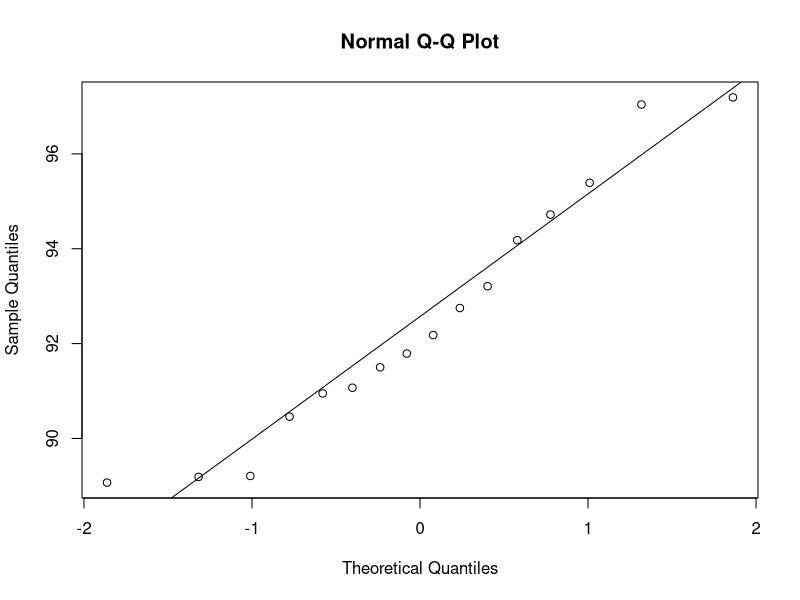
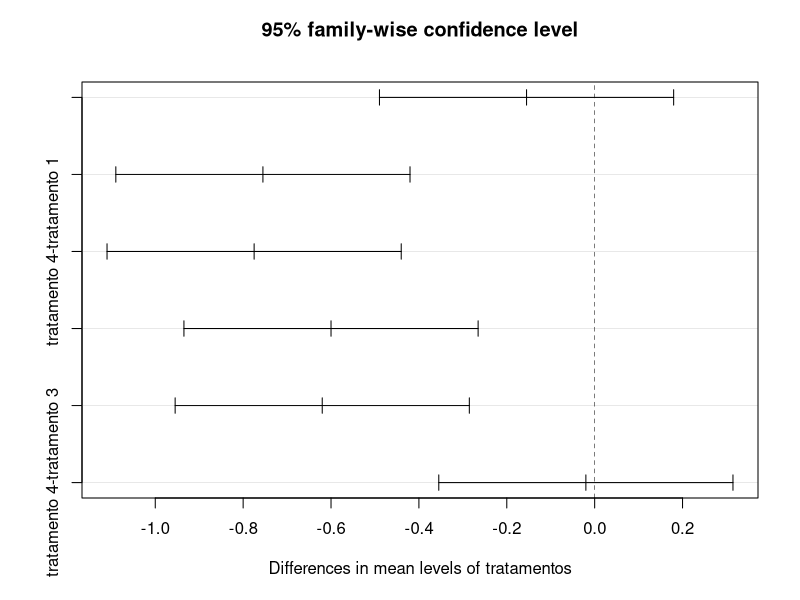
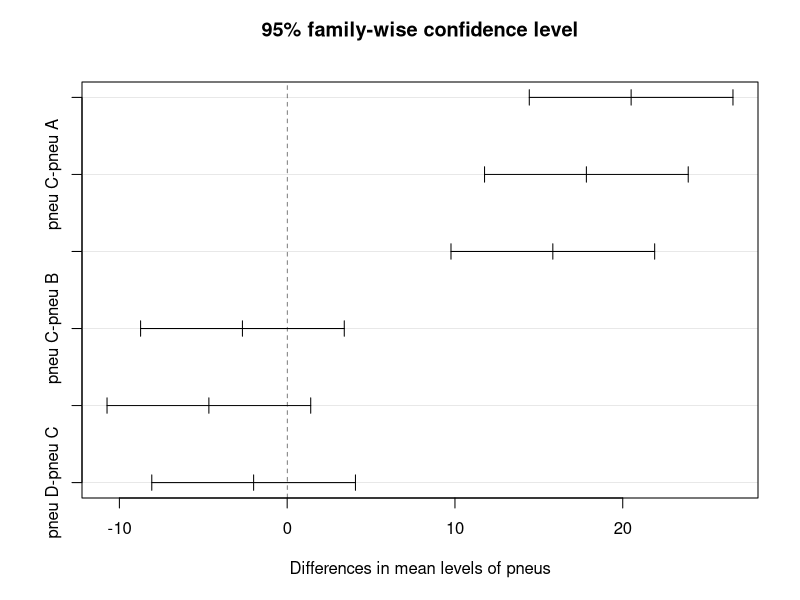
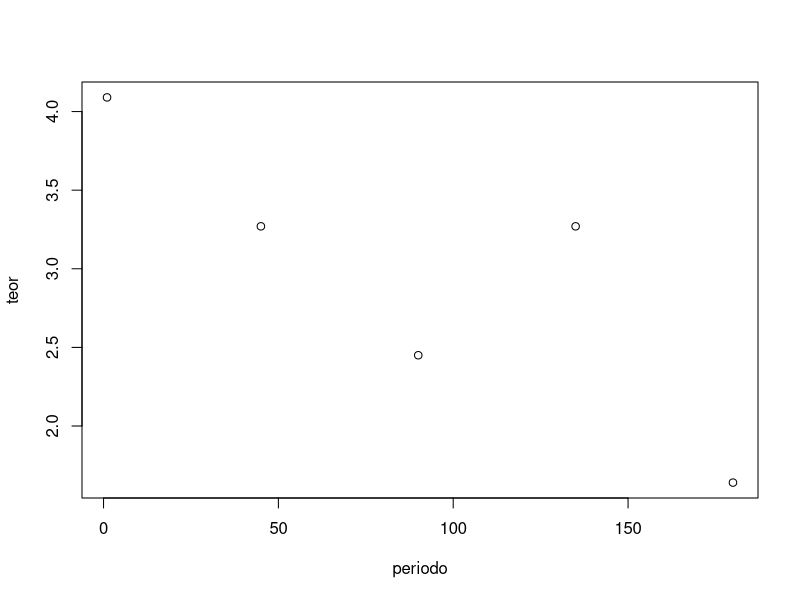
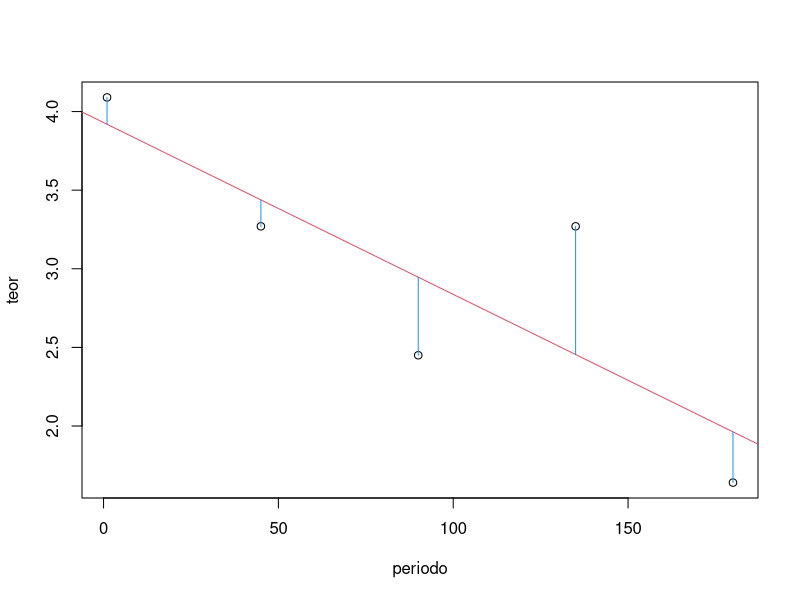
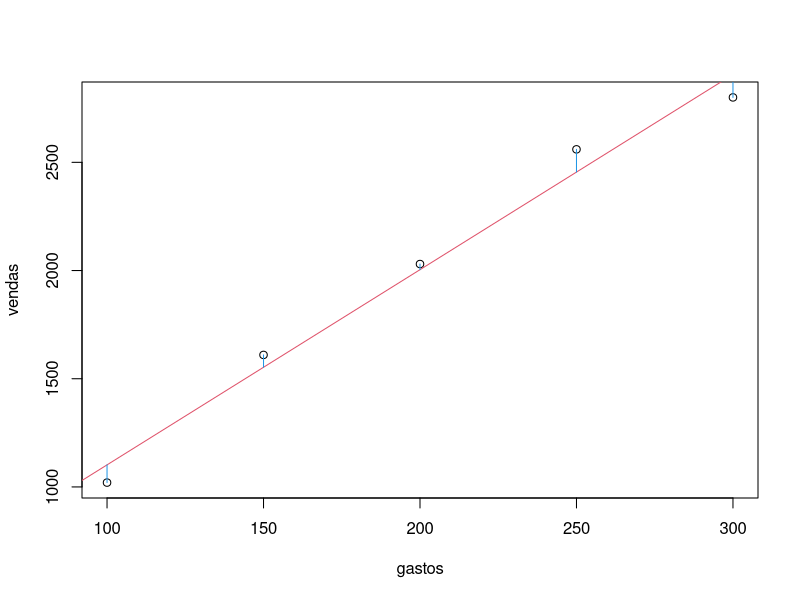
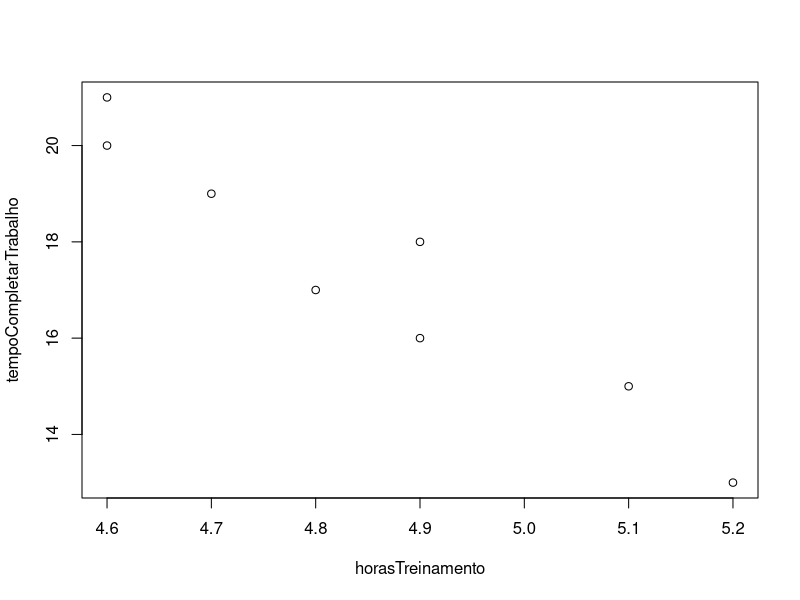
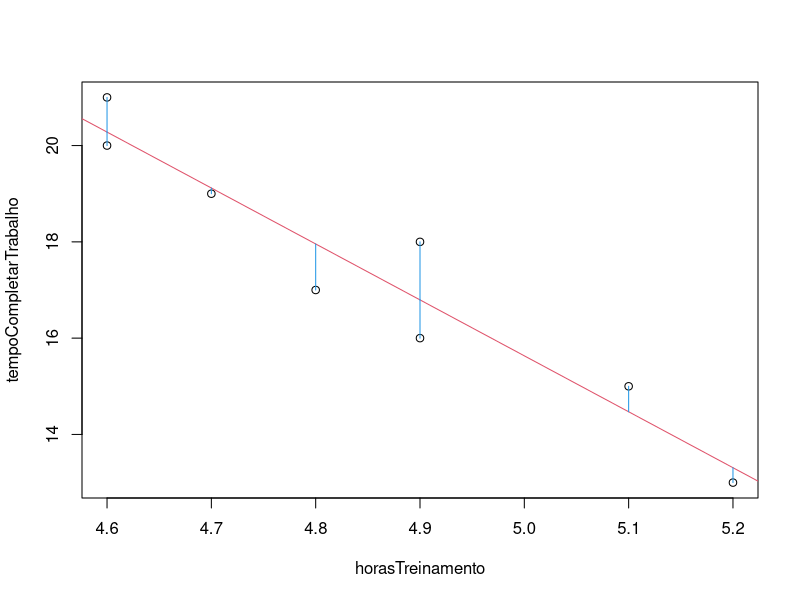

These figures' R source, in order:
# Modelo binomial

# 1) Qual é a probabilidade de se obter 3 caras em 5 lançamentos de uma moeda honesta?
x <- 3
n <- 5
p <- 0.5
dbinom(x, n, p)

# 2) Qual é a probabilidade de se obter menos que 3 caras em 5 lançamentos da mesma moeda?
n <- 5
p <- 0.5
dbinom(0, n, p) + dbinom(1, n, p) + dbinom(2, n, p)

# 3) Se a probabilidade de atingir um alvo num único disparo é 0,3, qual é a probabilidade de que em
# 4 disparos o alvo seja atingido no mínimo 3 vezes?
x <- 3
n <- 4
p <- 0.3
dbinom(x, n, p)


# Modelo Poisson

# 1) Um departamento de polícia recebe em média 5 solicitações por hora. Qual a probabilidade de 
# receber 2 solicitações numa hora selecionada aleatoriamente?
dpois(2,5)

# 2) A experiência passada indica que um número médio de 6 clientes por hora para
# para colocar gasolina numa bomba.

# a) Qual é a probabilidade de 3 clientes pararem qualquer hora?
dpois(3,6)

# b) Qual é a probabilidade de 3 clientes ou menos pararem em qualquer hora?
dpois(0,6) + dpois(1,6) + dpois(2,6) + dpois(3,6)

# Distribuição normal

# 3) A duração de um certo componente eletrônico tem média de 859 dias e desvio padrão de 40
# dias. Sabendo que a duração é normalmente distribuída, calcule a probabilidade desse componente
# durar:

# a) Entre 700 e 1000 dias
E <- 1 - pnorm(700, 859, 40)
E

F <- 1 - pnorm(1000, 859, 40)
F

P <- E - F
P

# b) Mais de 800 dias
G <- 1 - pnorm(800, 859, 40)
G


# 1) Um artigo do periódico Materials Engineering descreve os resultados de teste de tensão quanto
# à adesão em 22 corpos de prova de liga U-700. A carga no ponto de falha do corpo de prova é 
# dada pelo arquivo “carga no ponto de falha.txt”. Verifique se os dados sugerem que a carga
# média na falha excede 10 MPa. Considere o nível de significância de 5%. Interprete o resultado.
library(readr)
Carga_no_ponto_de_falha <- read_table2("Carga_no_ponto_de_falha.txt")

t.test(
  Carga_no_ponto_de_falha$Carga,
  mu = 10,
  alternative = "greater"
)

# Resposta: Utilizando o teste t é possível verificar que o valor de p ficou abaixo do nível de
# significância utilizado (0.05). Nossa hipótese alternativa indica que a média excede 10 MPa,
# como o valor de p ficou abaixo do nível de significância, podemos considerar a hipótese
# alternativa como verdadeira, ou seja, a carga média na falha excede 10 MPa.

# 2) Dois catalisadores estão sendo analisados para determinar como eles afetam o rendimento
# médio de um processo químico. Especificamente, o catalisador 1 está corretamente em uso,
# mas o catalisador 2 é aceitável. Uma vez que o catalisador 2 é mais barato, ele deve ser
# adotado, desde que ele não mude o rendimento do processo. Um teste é feito em uma planta
# piloto, resultando nos dados do arquivo “catalisadores”. Há alguma diferença entre os
# rendimentos médios? Use a = 0,05 e considere variâncias iguais. Formule antes as hipóteses.
library(readxl)
catalisadores <- read_excel(
  "catalisadores.xlsx", 
  col_types = c("numeric", "numeric")
)

t.test(
  catalisadores$catalisador_1,
  catalisadores$catalisador_2,
  conf.level = 0.95
)

# Resposta: Temos duas hipóteses, H0 indica que não há diferença nos rendimentos médios e nossa
# hipótese alternativa H1 indica que há diferença. Foi utilizado o teste t nas duas amostras dos
# catalisadores 1 e 2, com nível de significância de 0.05. O resultado é o valor de p maior que o
# nível de significância 0.05, sendo assim podemos afirmar que nossa hipótese alternativa H1 não
# é verdadeira e que não há diferença nos rendimentos médios.


# 3) Uma companhia fabrica propulsores para uso em motores de turbinas de avião. Uma das
# operações envolve esmerilhar o acabamento de uma superfície particular para um componente
# de liga de titânio. Dois processos diferentes para esmerilhar podem ser usados, podendo
# produzir peças com iguais rugosidades médias na superfície. Uma amostra aleatória de n1 =
# 11 peças, proveniente do primeiro processo, resulta em um desvio-padrão de s1 = 5,1
# micropolegadas. Uma amostra aleatória de n2 = 16 peças, proveniente do segundo processo,
# resulta em um desvio-padrão de s2 = 4,7 micropolegadas. Verifique se a razão entre as duas
# variâncias é diferente de 1 com um nível de confiança de 90%. Considere que os dois processos
# sejam diferentes e a rugosidade na superfície seja normalmente distribuída.
amostraN1 <- rnorm(11, sd = 5.1)
amostraN2 <- rnorm(16, sd = 4.7)

var.test(
  amostraN1,
  amostraN2,
  ratio = 1,
  alternative = "t",
  conf.level = 0.9
)

# Resposta: As hipóteses para a razão entre as duas variâncias são H0 igual a 1 e H1 diferente de 1.
# Como o valor de p é maior que 0.10 sendo que o nível de confiança é 90%, então não podemos rejeitar
# a hipótese H0, sendo que podemos considerar que a razão entre as duas variâncias é 1.


# 4) Verifique se os dados do arquivo “carga no ponto de falha” segue distribuição normal.
shapiro.test(Carga_no_ponto_de_falha$Carga)
# Resposta: Segue distribuição normal (pois o valor de p é maior que 0.05, o que indica que
# hipótese nula é verdadeira)

# 5) Verifique se os dados do arquivo “catalisadores” seguem distribuição normal.
catalisadores1e2 <- c(catalisadores$catalisador_1, catalisadores$catalisador_2)
shapiro.test(catalisadores$catalisador_1)
shapiro.test(catalisadores$catalisador_2)
shapiro.test(catalisadores1e2)
# Os dados do catalisador 1 e 2 separadamente ou juntos seguem distribuição normal.

qqnorm(catalisadores1e2)
qqline(catalisadores1e2)

# ANOVA parte 1

# 1) Uma companhia deseja testar quatro tipos diferentes de válvulas: A, B, C e D. As vidas médias,
# em horas, constam na tabela abaixo. Cada tipo foi testado, aleatoriamente, em seis aparelhos
# idênticos.
# A  B  C  D
# 53 52 51 49
# 58 60 57 54
# 56 52 55 52
# 60 58 53 50
# 51 50 54 53
# 55 54 50 51

# a) Crie o objeto “vida_media” e “válvula” (este como fator).
vida_media <- c(
  53, 52, 51, 49,
  58, 60, 57, 54,
  56, 52, 55, 52,
  60, 58, 53, 50,
  51, 50, 54, 53,
  55, 54, 50, 51
)
vida_media

valvula <- factor(rep(paste("valvula", LETTERS[1:4], sep = ""), 6))
valvula

# b) Teste se há diferença significativa entre as válvulas, ao nível de 5%. Interprete o resultado.
resultado <- aov(vida_media~valvula)
anova(resultado)

# Resposta: Como o valor de p foi maior que 0.05, então não existe diferença significativa
# entre as válvulas

# c) Crie um data.frame com “válvula” e “vida_media”.
df <- data.frame(vida_media = vida_media, valvula = valvula)
df

# d) Ordene o data.frame de acordo com o nome da válvula.
df[order(df$valvula),]


# 2) São feitas cinco misturas da mesma liga metálica e para cada mistura foram efetuadas seis
# medidas de densidade.
# A   B   C   D   E
# 3,6 3,3 3,5 3,5 3,7
# 3,5 3,5 3,3 3,4 3,4
# 3,7 3,4 3,4 3,0 3,6
# 3,1 3,2 3,4 3,3 3,5
# 3,1 3,4 3,3 3,3 3,6
# 3,2 3,4 3,2 3,8 3,4

# Há evidência de que certas misturas tenham densidade média maior do que de outras? Adote a = 5%.
medidasDensidade <- c(
  3.6, 3.3, 3.5, 3.5, 3.7,
  3.5, 3.5, 3.3, 3.4, 3.4,
  3.7, 3.4, 3.4, 3.0, 3.6,
  3.1, 3.2, 3.4, 3.3, 3.5,
  3.1, 3.4, 3.3, 3.3, 3.6,
  3.2, 3.4, 3.2, 3.8, 3.4
)
medidasDensidade

misturas <- factor(rep(paste("mistura", LETTERS[1:5], sep = ""), 6))
misturas

resultado <- aov(medidasDensidade~misturas)
anova(resultado)

# Resposta: Como o valor de p foi maior que 0.05, então não há evidência de que certas misturas
# tenham densidade média maior do que de outras.


# 3) Os dados a seguir, representam, em segundos, o tempo gasto por cinco operários para realizar
# certa tarefa, usando três máquinas diferentes. Considerando a = 5%, verifique se há diferenças
# entre as máquinas e entre os operários.

# Máquinas
# Operários A  B  C
# 1         40 59 42
# 2         39 55 51
# 3         47 55 45
# 4         45 50 40
# 5         52 52 41

dados <- c(
  40, 59, 42,
  39, 55, 51,
  47, 55, 45,
  45, 50, 40,
  52, 52, 41
)

operarios <- gl(5, 3, label = c(paste("operario", 1:5)))
maquinas <- rep(paste("maquina", LETTERS[1:3]), 5)
tabela <- data.frame(
  operarios = operarios,
  maquinas = factor(maquinas),
  dados = dados
)
tabela

resultado <- aov(
  dados~operarios+maquinas,
  tabela
)
resultado

anova(resultado)

# Resposta: Entre os operários não há diferença, pois o valor de p ficou acima de 0.05. Entretanto,
# há diferença entre as máquinas, na qual o valor de p ficou menor que 0.05


# 4) Plantam-se quatro tipos diferentes de sementes de café em cinco tipos de solo. Cada solo é
# dividido em quatro lotes, pelos quais se distribuem, aleatoriamente, os quatro tipos de
# sementes. Ao nível de 5%, teste se a produção varia devido ao solo e/ou devido à variedade
# do café.

# Tipos de café
# SOLO  I  II III IV
# A     15 12 10  14
# B     19 15 12  11
# C     18 14 15  12
# D     16 11 12  16
# E     17 16 11  14

dados <- c(
  15, 12, 10,  14,
  19, 15, 12,  11,
  18, 14, 15,  12,
  16, 11, 12,  16,
  17, 16, 11,  14
)

solos <- gl(5, 4, label = c(paste("solo", LETTERS[1:5])))
tiposCafe <- rep(paste("tipo_cafe", c(1:4)))

tabela <- data.frame(
  solos = solos,
  tiposCafe = factor(tiposCafe),
  dados = dados
)
tabela

resultado <- aov(
  dados~solos+tiposCafe,
  tabela
)
resultado

anova(resultado)

# Resposta: Entre os diferentes solos não há diferença na variação da produção, pois o valor de p
# ficou acima de 0.05. Entretanto, há variação entre os tipos de café, na qual o valor de p ficou
# menor que 0.05.


# ANOVA parte 2

# 1) Considere os dados de índice de mudança de cor para um experimento para comparar duas
# marcas de caneta e quatro diferentes tratamentos de lavagem em relação à capacidade de
# remover tinta de um determinado tipo de tecido. Há diferenças ao nível de 5% devido aos
# tratamentos de lavagem? Plote o gráfico do teste Tukey e interprete o resultado.

#    A    B
# T1 0,97 0,78
# T2 0,68 0,76
# T3 0,10 0,14
# T4 0,15 0,05

dados <- c(
  0.97, 0.78,
  0.68, 0.76,
  0.10, 0.14,
  0.15, 0.05
)

tratamentos <- gl(4, 2, label = c(paste("tratamento", c(1:4))))
marcas <- rep(paste("marca", LETTERS[1:2]))

tabela <- data.frame(
  tratamentos = tratamentos,
  marcas = factor(marcas),
  dados = dados
)
tabela

resultadoAov <- aov(
  dados~tratamentos,
  tabela
)
resultadoAov

resultado <- TukeyHSD(resultadoAov, "tratamentos")
resultado
plot(resultado, cex = 0.6)

# Resposta: Na comparação entre os tratamentos de lavagem, há diferenças
# significativas entre todos os tratamentos exceto os:
# tratamento 2-tratamento 1
# tratamento 4-tratamento 3
# No gráfico é possível observar os tratamentos que contém o 0 (e não possuem
# diferenças significativas) e os tratamentos que não contém o 0 (logo possuem
# diferenças significativas)


# 2) Uma companhia deseja testar 4 diferentes tipos de pneus, A, B, C e D. As vidas médias dos pneus
# (em milhares de milhas) constam na tabela abaixo, onde cada tipo foi testado aleatoriamente em 6
# automóveis idênticos. Determine:

# a) Qual a conclusão do teste Tukey, ao nível de significância de 5%? Explique.
# A  B  C  D
# 23 32 31 28
# 18 40 37 34
# 16 42 35 32
# 10 38 33 30
# 11 30 34 33
# 15 34 30 31

dados <- c(
  23, 32, 31, 28,
  18, 40, 37, 34,
  16, 42, 35, 32,
  10, 38, 33, 30,
  11, 30, 34, 33,
  15, 34, 30, 31
)

pneus <- rep(paste("pneu", LETTERS[1:4]))

tabela <- data.frame(
  pneus = pneus,
  dados = dados
)
tabela

resultadoAov <- aov(
  dados~pneus,
  tabela
)
resultadoAov

resultado <- TukeyHSD(resultadoAov, "pneus")
resultado

# Resposta: Há diferenças significativas entre os:
# B-pneu A, C-pneu A e D-pneu A, nas quais o valor de p ficou abaixo de 0.05
# (não contém 0), já os demais não possuem diferenças significativas.

# b) Faça o gráfico do teste.

plot(resultado, cex = 0.6)


# Regressão

# 1) Os dados apresentados na tabela abaixo relacionam o teor de vitamina C (mg de ácido
# ascórbico/100ml de suco de maçã) em função do período de armazenamento em dias.

# Período de armazenamento (dias)
# Teor de vitamina C
# 1   4,09
# 45  3,27
# 90  2,45
# 135 3,27
# 180 1,64

# a) Crie um data.frame e plote o gráfico.
periodo <- c(1, 45, 90, 135, 180)
teor <- c(4.09, 3.27, 2.45, 3.27, 1.64)
dados <- data.frame(periodo, teor)
plot(dados)

# b) Ache a equação da reta que relaciona dos dados.
reglin <- lm(teor~periodo, dados)
reglin

# c) Qual seria o teor de vitamina C se o suco ficar armazenado durante 20 dias?

# Utilizando a função predict
predict(reglin, newdata = data.frame(teor = c(NA), periodo = c(20)))

# Calculando manualmente
teorPeriodo20 = 3.92980 + -0.01093 * 20
teorPeriodo20

# d) Agora plote novamente os dados e acrescente ao gráfico, além da reta de regressão
# ajustada, segmentos de reta representando os resíduos, ou seja, segmentos de reta que
# vão dos valores observados (pontos) aos calculados (reta).
plot(dados)
abline(reglin, col = 2)
segments(
  dados$periodo,
  dados$teor,
  dados$periodo,
  predict(reglin),
  col = 4
)

# e) Qual a conclusão dessa regressão?
# Resposta: podemos concluir que o período armazenamento influencia no teor de vitamina C, quanto
# maior o período, menor o teor de vitamina.


# 2) Uma cadeia de padarias queria saber se a quantidade de dinheiro gasto em propaganda faz
# aumentar as vendas. Durante seis semanas, fez, em ordem aleatória, gastos com propaganda
# de valores variados conforme a tabela abaixo e anotou os valores recebidos nas vendas.
# Encontre a equação da reta e faça o gráfico de dispersão com a reta ajustada e resíduos.
# Ache o valor do coeficiente de determinação e interprete o valor. O que pode ser concluído
# sobre o comportamento dos valores?

# Gastos Valores recebidos nas vendas
# 100,00 1020,00
# 150,00 1610,00
# 200,00 2030,00
# 250,00 2560,00
# 300,00 2800,00

gastos <- c(100, 150, 200, 250, 300)
vendas <- c(1020, 1610, 2030, 2560, 2800)
dados <- data.frame(gastos, vendas)
dados

reglin <- lm(vendas~gastos, dados)
reglin

predict(reglin)
resid(reglin)

resultado <- data.frame(
  gastos,
  vendas,
  calculado = predict(reglin),
  residuos= resid(reglin)
)
resultado

plot(gastos, vendas)
abline(reglin, col = 2)
segments(
  resultado$gastos,
  resultado$vendas,
  resultado$gastos,
  resultado$calculado,
  col = 4
)

summary(reglin)

# Resposta: podemos concluir que quanto maior é o gasto com propagandas, maior é o valor de vendas.
# Através do coeficiente de determinação, podemos entender que o modelo linear se ajusta bem 
# aos dados, com 0.9841 (98% indica o quanto pode ser explicado o aumento do valor de vendas em
# relação ao valor gasto com propagandas)


# 3) Para uma amostra de 8 operadores de máquina, foram coletados o número de horas de
# treinamento (x) e o tempo necessário para completar o trabalho (y). Os dados encontram-se na
# tabela abaixo:

# X   Y
# 5,2 13
# 5,1 15
# 4,9 18
# 4,6 20
# 4,7 19
# 4,8 17
# 4,6 21
# 4,9 16

horasTreinamento <- c(5.2, 5.1, 4.9, 4.6, 4.7, 4.8, 4.6, 4.9)
tempoCompletarTrabalho <- c(13, 15, 18, 20, 19, 17, 21, 16)
dados <- data.frame(horasTreinamento, tempoCompletarTrabalho)
dados

# a) Faça o gráfico de dispersão para esses dados.
plot(dados)

# b) Determine a equação da reta.
reglin <- lm(tempoCompletarTrabalho~horasTreinamento, dados)
reglin

# c) Trace no gráfico anterior, a reta de regressão.
plot(dados)
abline(reglin, col = 2)
segments(
  dados$horasTreinamento,
  dados$tempoCompletarTrabalho,
  dados$horasTreinamento,
  predict(reglin),
  col = 4
)

# d) Calcule e interprete o coeficiente de determinação.
summary(reglin)

# Resposta: quanto maior a quantidade de horas de treinamento, menor o tempo para completar
# o trabalho. De acordo com o coeficiente de determinação, 0.9201 (92% indica o quanto pode ser
# explicado a diminuição do tempo de trabalho em relação ao maior tempo de treinamento).
# O modelo linear se ajusta bem aos dados.